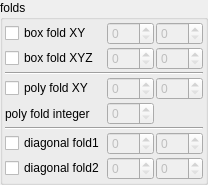
    <widget class="QGroupBox" name="groupBox_2">
     <property name="title">
      <string>folds</string>
     </property>
     <layout class="QVBoxLayout" name="verticalLayout_4" stretch="0">
      <property name="spacing">
       <number>2</number>
      </property>
      <property name="leftMargin">
       <number>2</number>
      </property>
      <property name="topMargin">
       <number>2</number>
      </property>
      <property name="rightMargin">
       <number>2</number>
      </property>
      <property name="bottomMargin">
       <number>2</number>
      </property>
      <item>
       <layout class="QGridLayout" name="gridLayout_9" columnstretch="0,1,1">
        <property name="spacing">
         <number>2</number>
        </property>
        <item row="0" column="2">
         <widget class="MySpinBox" name="spinboxInt_transf_stop_iterations_A">
          <property name="enabled">
           <bool>false</bool>
          </property>
          <property name="sizePolicy">
           <sizepolicy hsizetype="Minimum" vsizetype="Maximum">
            <horstretch>0</horstretch>
            <verstretch>0</verstretch>
           </sizepolicy>
          </property>
          <property name="maximum">
           <number>999</number>
          </property>
         </widget>
        </item>
        <item row="1" column="1">
         <widget class="MySpinBox" name="spinboxInt_transf_start_iterations_B">
          <property name="enabled">
           <bool>false</bool>
          </property>
          <property name="sizePolicy">
           <sizepolicy hsizetype="Minimum" vsizetype="Maximum">
            <horstretch>0</horstretch>
            <verstretch>0</verstretch>
           </sizepolicy>
          </property>
          <property name="maximum">
           <number>999</number>
          </property>
         </widget>
        </item>
        <item row="3" column="0">
         <widget class="MyCheckBox" name="checkBox_transf_function_enabledP_false">
          <property name="font">
           <font>
            <weight>50</weight>
            <bold>false</bold>
           </font>
          </property>
          <property name="text">
           <string>poly fold XY</string>
          </property>
         </widget>
        </item>
        <item row="6" column="0">
         <widget class="MyCheckBox" name="checkBox_transf_function_enabledCx_false">
          <property name="text">
           <string notr="true">diagonal fold1</string>
          </property>
         </widget>
        </item>
        <item row="3" column="2">
         <widget class="MySpinBox" name="spinboxInt_transf_stop_iterations_P">
          <property name="enabled">
           <bool>false</bool>
          </property>
          <property name="sizePolicy">
           <sizepolicy hsizetype="Minimum" vsizetype="Maximum">
            <horstretch>0</horstretch>
            <verstretch>0</verstretch>
           </sizepolicy>
          </property>
          <property name="maximum">
           <number>999</number>
          </property>
         </widget>
        </item>
        <item row="4" column="1">
         <widget class="MySpinBox" name="spinboxInt_transf_int_6">
          <property name="enabled">
           <bool>false</bool>
          </property>
          <property name="sizePolicy">
           <sizepolicy hsizetype="Minimum" vsizetype="Maximum">
            <horstretch>0</horstretch>
            <verstretch>0</verstretch>
           </sizepolicy>
          </property>
          <property name="maximum">
           <number>999</number>
          </property>
         </widget>
        </item>
        <item row="3" column="1">
         <widget class="MySpinBox" name="spinboxInt_transf_start_iterations_P">
          <property name="enabled">
           <bool>false</bool>
          </property>
          <property name="sizePolicy">
           <sizepolicy hsizetype="Minimum" vsizetype="Maximum">
            <horstretch>0</horstretch>
            <verstretch>0</verstretch>
           </sizepolicy>
          </property>
          <property name="maximum">
           <number>999</number>
          </property>
         </widget>
        </item>
        <item row="4" column="0">
         <widget class="QLabel" name="label_45">
          <property name="text">
           <string>poly fold integer</string>
          </property>
         </widget>
        </item>
        <item row="1" column="2">
         <widget class="MySpinBox" name="spinboxInt_transf_stop_iterations_B">
          <property name="enabled">
           <bool>false</bool>
          </property>
          <property name="sizePolicy">
           <sizepolicy hsizetype="Minimum" vsizetype="Maximum">
            <horstretch>0</horstretch>
            <verstretch>0</verstretch>
           </sizepolicy>
          </property>
          <property name="maximum">
           <number>999</number>
          </property>
         </widget>
        </item>
        <item row="7" column="0">
         <widget class="MyCheckBox" name="checkBox_transf_function_enabledCy_false">
          <property name="text">
           <string notr="true">diagonal fold2</string>
          </property>
         </widget>
        </item>
        <item row="7" column="1">
         <widget class="MySpinBox" name="spinboxInt_transf_start_iterations_Cy">
          <property name="enabled">
           <bool>false</bool>
          </property>
          <property name="sizePolicy">
           <sizepolicy hsizetype="Minimum" vsizetype="Maximum">
            <horstretch>0</horstretch>
            <verstretch>0</verstretch>
           </sizepolicy>
          </property>
          <property name="maximum">
           <number>999</number>
          </property>
         </widget>
        </item>
        <item row="7" column="2">
         <widget class="MySpinBox" name="spinboxInt_transf_stop_iterations_Cy">
          <property name="enabled">
           <bool>false</bool>
          </property>
          <property name="sizePolicy">
           <sizepolicy hsizetype="Minimum" vsizetype="Maximum">
            <horstretch>0</horstretch>
            <verstretch>0</verstretch>
           </sizepolicy>
          </property>
          <property name="maximum">
           <number>999</number>
          </property>
         </widget>
        </item>
        <item row="6" column="2">
         <widget class="MySpinBox" name="spinboxInt_transf_stop_iterations_Cx">
          <property name="enabled">
           <bool>false</bool>
          </property>
          <property name="sizePolicy">
           <sizepolicy hsizetype="Minimum" vsizetype="Maximum">
            <horstretch>0</horstretch>
            <verstretch>0</verstretch>
           </sizepolicy>
          </property>
          <property name="maximum">
           <number>999</number>
          </property>
         </widget>
        </item>
        <item row="6" column="1">
         <widget class="MySpinBox" name="spinboxInt_transf_start_iterations_Cx">
          <property name="enabled">
           <bool>false</bool>
          </property>
          <property name="sizePolicy">
           <sizepolicy hsizetype="Minimum" vsizetype="Maximum">
            <horstretch>0</horstretch>
            <verstretch>0</verstretch>
           </sizepolicy>
          </property>
          <property name="maximum">
           <number>999</number>
          </property>
         </widget>
        </item>
        <item row="1" column="0">
         <widget class="MyCheckBox" name="checkBox_transf_function_enabledB_false">
          <property name="text">
           <string notr="true">box fold XYZ</string>
          </property>
         </widget>
        </item>
        <item row="0" column="1">
         <widget class="MySpinBox" name="spinboxInt_transf_start_iterations_A">
          <property name="enabled">
           <bool>false</bool>
          </property>
          <property name="sizePolicy">
           <sizepolicy hsizetype="Minimum" vsizetype="Maximum">
            <horstretch>0</horstretch>
            <verstretch>0</verstretch>
           </sizepolicy>
          </property>
          <property name="maximum">
           <number>999</number>
          </property>
         </widget>
        </item>
        <item row="0" column="0">
         <widget class="MyCheckBox" name="checkBox_transf_function_enabledCx">
          <property name="text">
           <string notr="true">box fold XY</string>
          </property>
         </widget>
        </item>
        <item row="2" column="0" colspan="3">
         <widget class="Line" name="line">
          <property name="orientation">
           <enum>Qt::Horizontal</enum>
          </property>
         </widget>
        </item>
        <item row="5" column="0" colspan="3">
         <widget class="Line" name="line_2">
          <property name="orientation">
           <enum>Qt::Horizontal</enum>
          </property>
         </widget>
        </item>
       </layout>
      </item>
     </layout>
    </widget>
